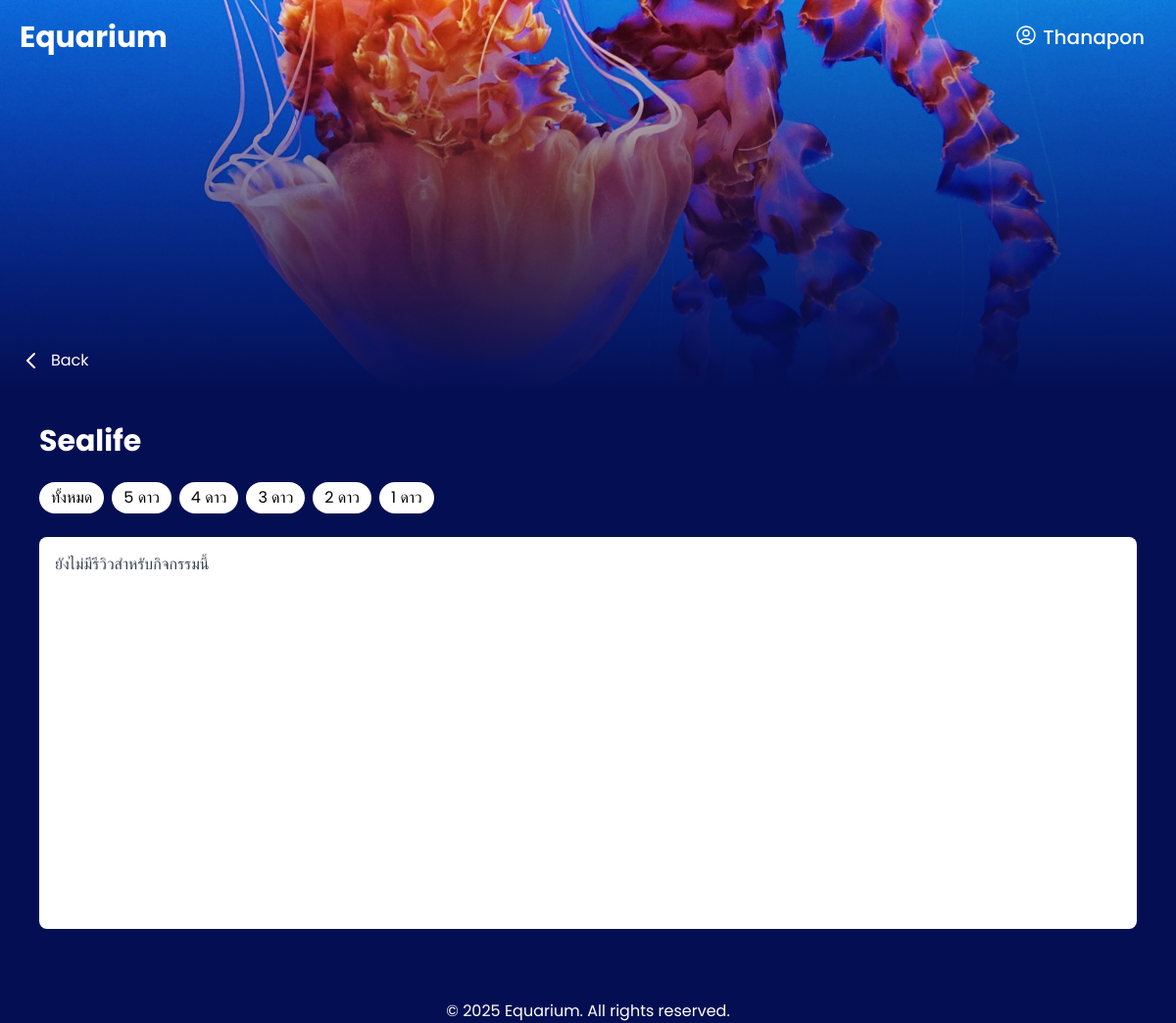
Page /event/user_review.php?id=10 (signed in) on the earlier database version.
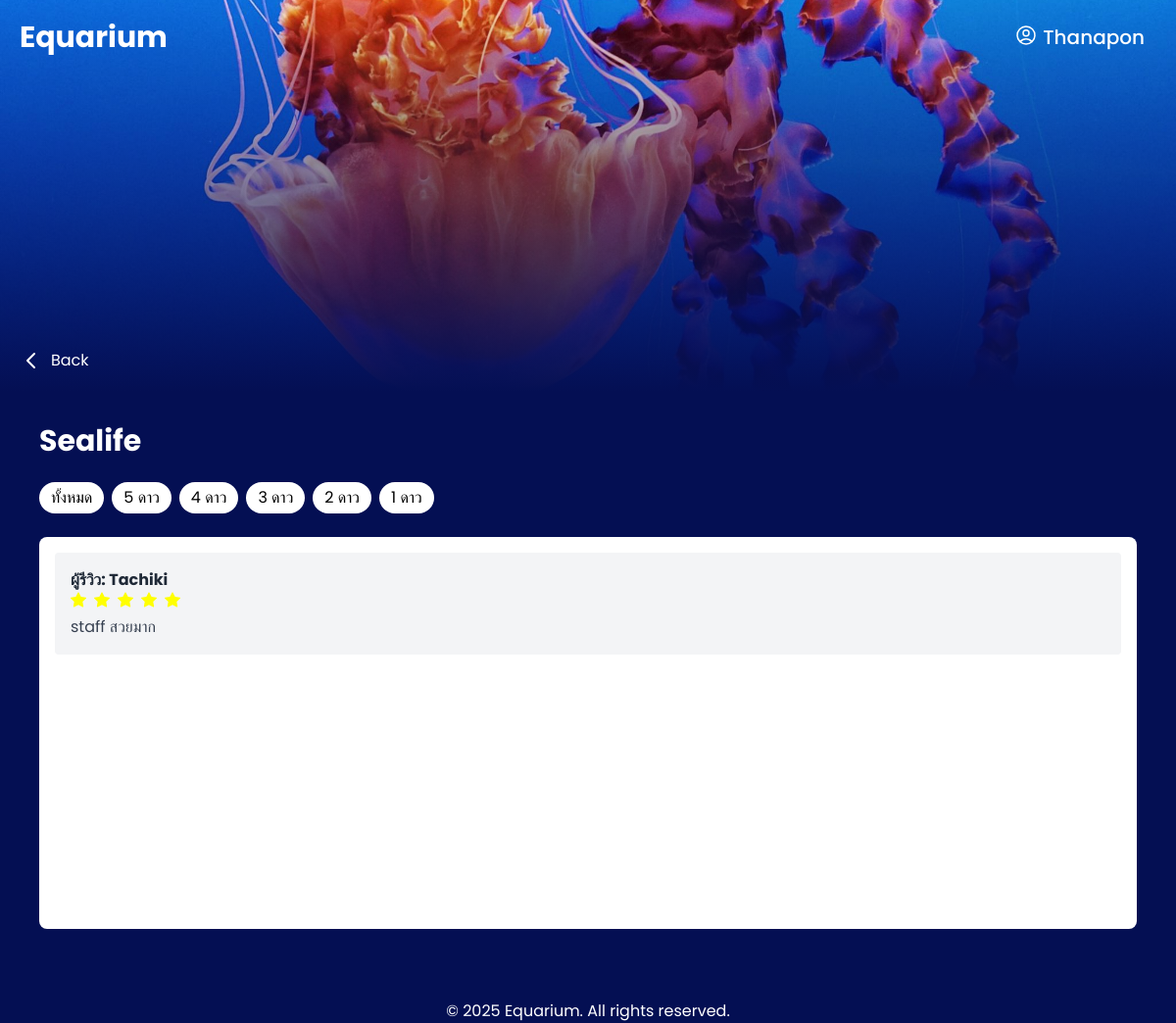
Same page on the later database version.
### tables this page shows
CREATE TABLE `review` (
  `id` int(11) NOT NULL,
  `user_id` int(11) NOT NULL,
  `content` text NOT NULL,
  `rating` int(11) NOT NULL CHECK (`rating` between 1 and 5),
  `created_at` timestamp NOT NULL DEFAULT current_timestamp(),
  `event_id` int(11) DEFAULT NULL
);

CREATE TABLE `users` (
  `id` int(11) NOT NULL,
  `username` varchar(100) NOT NULL,
  `first_name` varchar(50) DEFAULT NULL,
  `last_name` varchar(50) DEFAULT NULL,
  `gender` varchar(15) DEFAULT NULL,
  `dob` date DEFAULT NULL,
  `email` varchar(150) NOT NULL,
  `password` varchar(255) NOT NULL,
  `position` char(1) NOT NULL DEFAULT 'm',
  `created_at` timestamp NOT NULL DEFAULT current_timestamp()
);

### Event/user_review.php (the view, shortened to what this page needs)
<?php
include '../includes/navbar.php';
$event_id = isset($_GET['id']) ? intval($_GET['id']) : 0;
$conn = new mysqli("localhost", "root", "", "aquarium");
$sql = "SELECT * FROM events WHERE event_id = ?";
$stmt = $conn->prepare($sql);
$stmt->bind_param("i", $event_id);
$stmt->execute();
$result = $stmt->get_result();
$event = $result->fetch_assoc();
$rating_filter = isset($_GET['rating']) ? intval($_GET['rating']) : 0;
$sql_reviews = "SELECT r.*, u.first_name FROM review r JOIN users u ON r.user_id = u.id WHERE r.event_id = ?";
$stmt_reviews = $conn->prepare($sql_reviews);
if ($rating_filter > 0) {
    $stmt_reviews->bind_param("ii", $event_id, $rating_filter);
} else {
    $stmt_reviews->bind_param("i", $event_id);
}
$stmt_reviews->execute();
$reviews = $stmt_reviews->get_result();
?>
<!DOCTYPE html>
<html lang="en">
<head>
  <script src="https://cdn.tailwindcss.com"></script>
</head>
<body class="bg-mainBlue min-h-screen text-white font-poppins">
<header class="relative h-[300px] md:h-[400px] bg-no-repeat bg-cover bg-center" style="background-image: url('<?php echo htmlspecialchars($event['image']); ?>');">
    <div class="absolute inset-0 bg-gradient-to-b from-transparent to-[#040F53]"></div>
    <div class="absolute top-5 left-5 z-50 flex items-center">
      <a href="../homepage/aquarium.php" class="text-white text-3xl font-bold">Equarium</a>
    </div>
    <div class="absolute bottom-5 left-5 z-50">
      <a href="javascript:history.back()" class="inline-flex items-center space-x-2 text-white hover:underline">
        <svg xmlns="http://www.w3.org/2000/svg" class="h-6 w-6" fill="none" viewBox="0 0 24 24" stroke="currentColor" stroke-width="2">
          <path stroke-linecap="round" stroke-linejoin="round" d="M15 19l-7-7 7-7" />
        </svg>
        <span>Back</span>
      </a>
    </div>
</header>
<main class="max-w-6xl mx-auto px-4 py-8">
  <h2 class="text-3xl font-bold mb-6"><?php echo htmlspecialchars($event['name']); ?></h2>
  <div class="flex flex-wrap gap-2 mb-6">
    <a href="?id=<?php echo $event_id; ?>" class="bg-white text-black px-3 py-1 rounded-full cursor-pointer">ทั้งหมด</a>
    <?php for ($i = 5; $i >= 1; $i--): ?>
      <a href="?id=<?php echo $event_id; ?>&rating=<?php echo $i; ?>" class="bg-white text-black px-3 py-1 rounded-full cursor-pointer"><?php echo $i; ?> ดาว</a>
    <?php endfor; ?>
  </div>
  <div class="bg-white text-black rounded-lg p-4 h-[400px] overflow-y-auto">
    <?php if ($reviews->num_rows > 0): ?>
      <?php while ($review = $reviews->fetch_assoc()): ?>
        <div class="p-4 bg-gray-100 rounded mb-4">
          <h3 class="font-bold text-gray-800">ผู้รีวิว: <?php echo htmlspecialchars($review['first_name']); ?></h3>
          <div class="flex items-center space-x-2">
            <?php for ($i = 1; $i <= 5; $i++): ?>
              <svg xmlns="http://www.w3.org/2000/svg" width="16" height="16" fill="<?php echo ($review['rating'] >= $i) ? 'yellow' : 'gray'; ?>" viewBox="0 0 16 16">
                <path d="M3.612 15.443c-.386.198-.824-.149-.746-.592l.83-4.73L.173 6.765c-.329-.314-.158-.888.283-.95l4.898-.696L7.538.792c.197-.39.73-.39.927 0l2.184 4.327 4.898.696c.441.062.612.636.282.95l-3.522 3.356.83 4.73c.078.443-.36.79-.746.592L8 13.187l-4.389 2.256z"></path>
              </svg>
            <?php endfor; ?>
          </div>
          <p class="text-gray-700 mt-2"><?php echo htmlspecialchars($review['content']); ?></p>
        </div>
      <?php endwhile; ?>
    <?php else: ?>
      <p class="text-gray-700">ยังไม่มีรีวิวสำหรับกิจกรรมนี้</p>
    <?php endif; ?>
  </div>
</main>
<footer class="mt-8">
  <div class="flex justify-center items-center">
    <p class="text-center text-white mt-2">&copy; 2025 Equarium. All rights reserved.</p>
  </div>
</footer>
</body>
</html>

Differences in the rows shown:
added review: user.first_name "Tachiki", rating 5 (drawn), content "staff สวยมาก"
Other differences:
text no longer shown: "ยังไม่มีรีวิวสำหรับกิจกรรมนี้"
